Frame 1 (no input): blank canvas, image omitted
Frame 60 (the mouse pressed at the canvas centre just before this capture): blank canvas, image omitted
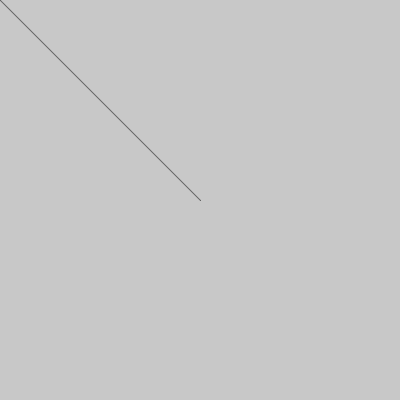
Frame 120 (the mouse held since frame 60 and released just before this capture)

The Processing sketch whose frames 1 and 60 were blank and that drew this single picture after the mouse press (run headless with seeded random() and noise(); from frame 60 on, the mouse is pressed at the canvas centre):

// Processing sketch: basic_01E_mouse_draw
// ── basic_01E_mouse_draw.pde
/* Zhang Liqun@SJTU IDM
*/

void setup() {
  size(400,400);  
  background(200);
}

void draw() {
  // if we do background() we clear the canvas
 //background(200);
  
  // use mouseX and mouseY for mouse position
  // pmouseX and pmouseX is last frame's mouse position
  stroke(100);
  line(mouseX,mouseY, pmouseX,pmouseY);  
}
